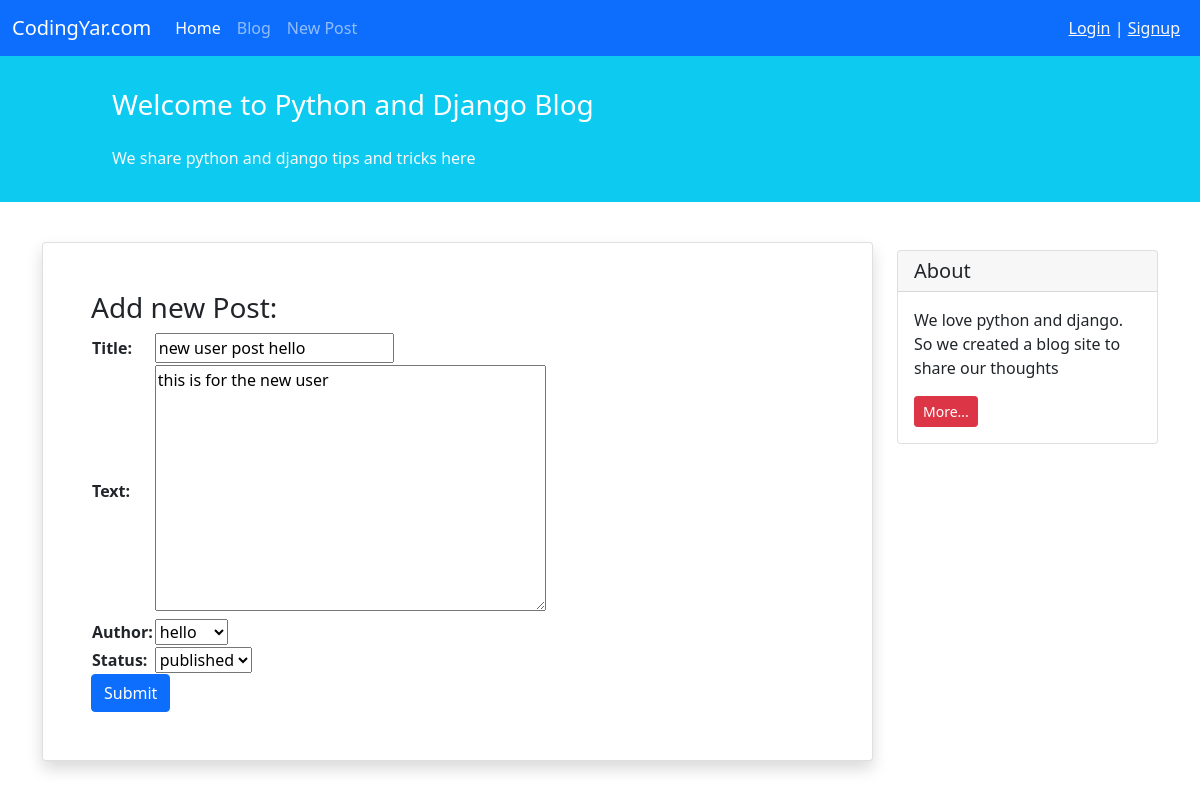
Page /blog/11/update/ on the committed database.
### blog/models.py (models this page shows, shortened)
class Post(models.Model):
    STATUS_CHOICES = (
        ('pub', 'published'),
        ('drf', 'draft'),
    )
    title = models.CharField(max_length=200)
    text = models.TextField()
    author = models.ForeignKey('auth.User', on_delete=models.CASCADE)
    datetime_created = models.DateTimeField(auto_now_add=True)
    datetime_modified = models.DateTimeField(auto_now=True)
    status = models.CharField(choices=STATUS_CHOICES, max_length=3)

### blog/views.py (the view)
# urls.py: path('<int:pk>/update/', views.PostUpdateView.as_view(), name='post_update'),
class PostUpdateView(generic.UpdateView):
    model = Post
    form_class = PostForm
    template_name = "blog/post_create.html"

### blog/forms.py
class PostForm(forms.ModelForm):
    class Meta:
        model = Post
        fields = ["title", "text", "author", "status"]

### blog/templates/blog/post_create.html (shortened to what this page needs)
{% extends '_base.html' %}
{% block content %}
  <div class="container mt-4">
      <div class="row">
          <div class="col-9">
              <div class="card shadow my-3 p-5">
                  <h3>Add new Post:</h3>
                  <form method="POST">
                      <table>
                        {{ form.as_table }}
                      </table>
                      <button type="submit" class="btn btn-primary">Submit</button>
                  </form>
              </div>
          </div>
          <div class="col-3">
                  <div class="card my-4">
                      <h5 class="card-header">About</h5>
                      <div class="card-body">
                          <p class="card-text">We love python and django. So we created a blog site to share our
                              thoughts</p>
                          <a href="#"
                             class="btn btn-sm btn-danger">
                              More...
                          </a>
                      </div>
                  </div>
          </div>
      </div>
  </div>
{% endblock content %}

### rows in the picture
Post: title "new user post hello", text "this is for the new user", author "hello", status "published"
